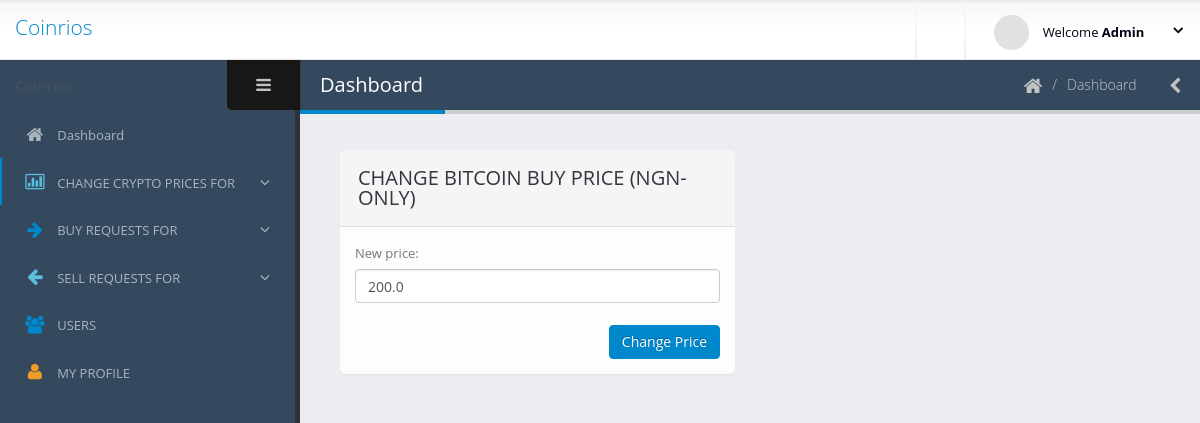
The app's page /administrator/update-bitcoin-price/1/ (signed in), older data.
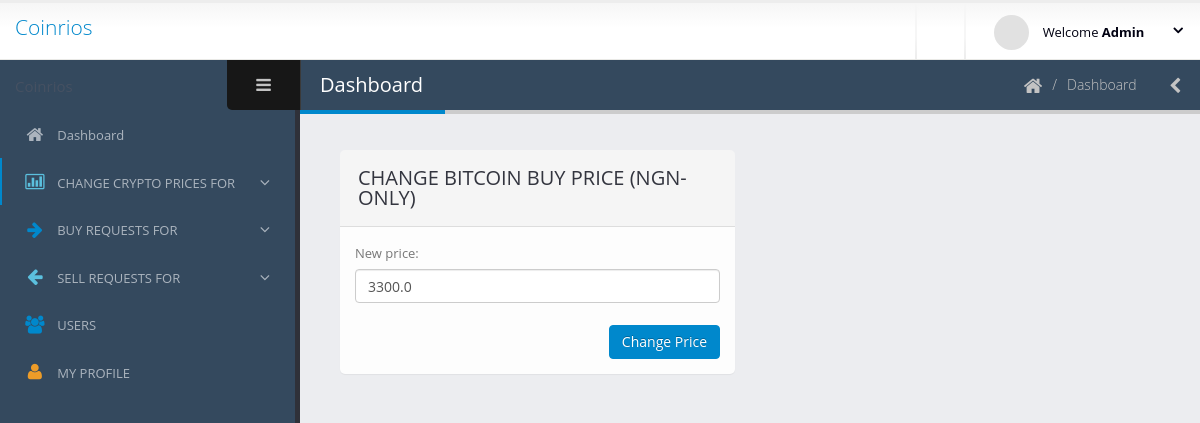
The same page, newer data.
### administrator/models.py (models this page shows, shortened)
class BitCoinBuyPrice(models.Model):
    new_price = models.FloatField()

### administrator/views.py (the view)
# urls.py: path('update-bitcoin-price/<pk>/', views.UpdateBitCoinPrice.as_view(), name='update_bit_coin_price'),
@method_decorator([login_required(), administrator_required()], name='dispatch')
class UpdateBitCoinPrice(UpdateView):
    model = BitCoinBuyPrice
    fields = ['new_price']
    template_name = 'administrator/updateBitCoinPrice.html'
    def get_context_data(self, **kwargs):
        kwargs['buy_or_sell'] = "BUY"
        return super().get_context_data(**kwargs)

### administrator/templates/administrator/updateBitCoinPrice.html (shortened to what this page needs)
{% extends 'administrator/base.html' %}
{% block navLinks %}{% load static %}
<li>
    <a href="{% url 'administrator:adminDashboard' %}">
        <i class="fa fa-home" aria-hidden="true"></i>
        <span>Dashboard</span>
    </a>
</li>
<li class="nav-parent nav-active">
    <a>
        <i class="text-info fa fa-bar-chart-o" aria-hidden="true"></i>
        <span>CHANGE CRYPTO PRICES FOR</span>
    </a>
</li>
<li class="nav-parent">
    <a>
        <i class="text-primary fa fa-arrow-right" aria-hidden="true"></i>
        <span>BUY REQUESTS FOR</span>
    </a>
</li>
<li class="nav-parent">
    <a>
        <i class="text-info fa fa-arrow-left" aria-hidden="true"></i>
        <span>SELL REQUESTS FOR</span>
    </a>
</li>
<li>
    <a href="{% url 'administrator:registered_users' %}">
        <i class="text-primary fa fa-users" aria-hidden="true"></i>
        <span>USERS</span>
    </a>
</li>
<li>
    <a href="{% url 'administrator:registered_user_profile' user.pk %}">
        <i class="text-warning fa fa-user" aria-hidden="true"></i>
        <span>MY PROFILE</span>
    </a>
</li>
{% endblock %} {% block body %}
<div class="row">
    <div class="col-md-12 col-lg-6 col-xl-">
        <div class="panel panel-default">
            <div class="panel-heading">
                <div class="panel-title">CHANGE BITCOIN {{ buy_or_sell }} PRICE (NGN-ONLY)</div>
            </div>
            <div class="panel-body">
                <form method="post">
                    {% for fields in form %}
                        {{ fields.label_tag }}
                        {{ fields }}
                    {% endfor %}<br>
                    <button type="submit" class="btn btn-primary pull-right">Change Price</button>
                </form>
            </div>
        </div>
    </div>
</div>
{% endblock %}

Row changes from the older to the newer data that the page shows:
changed BitCoinBuyPrice: new_price "200.0" → "3300.0"
